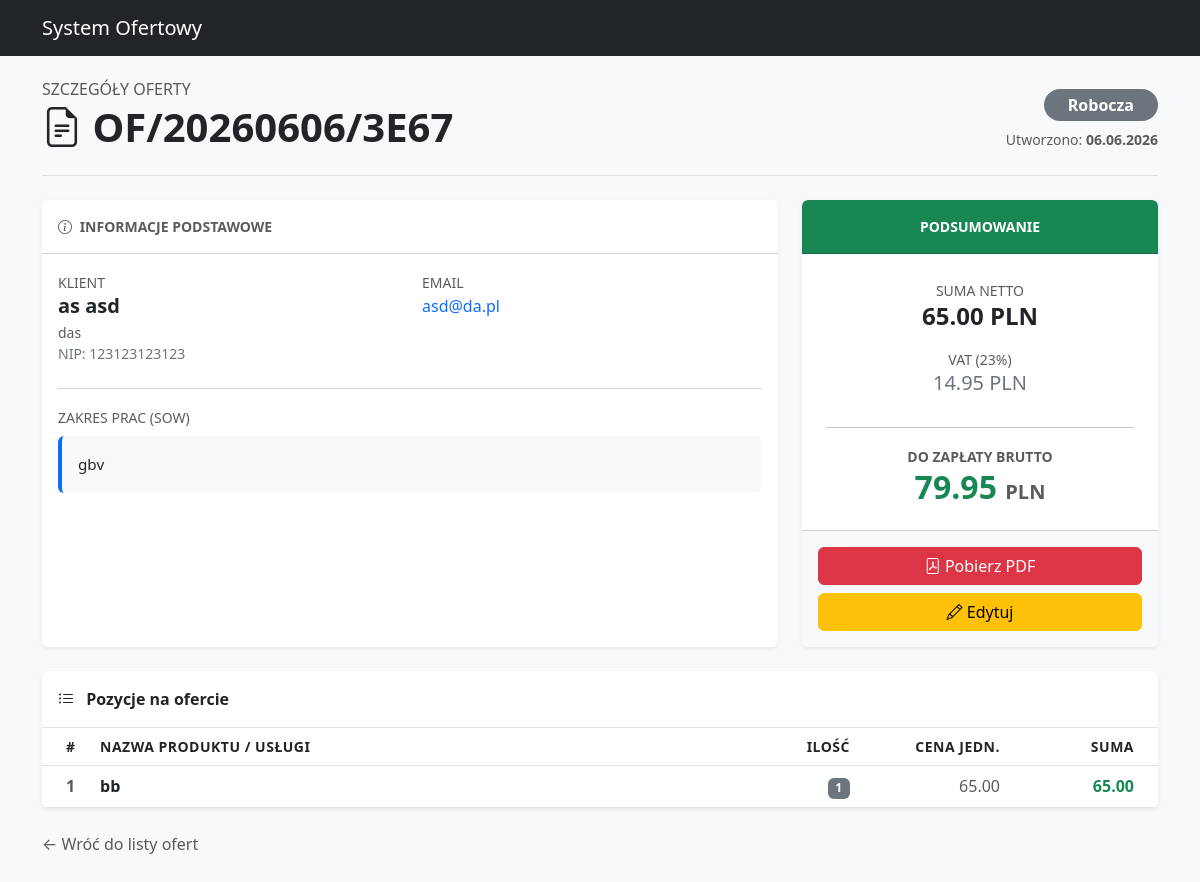
Before: /offers/8/ (signed in) with the older database file.
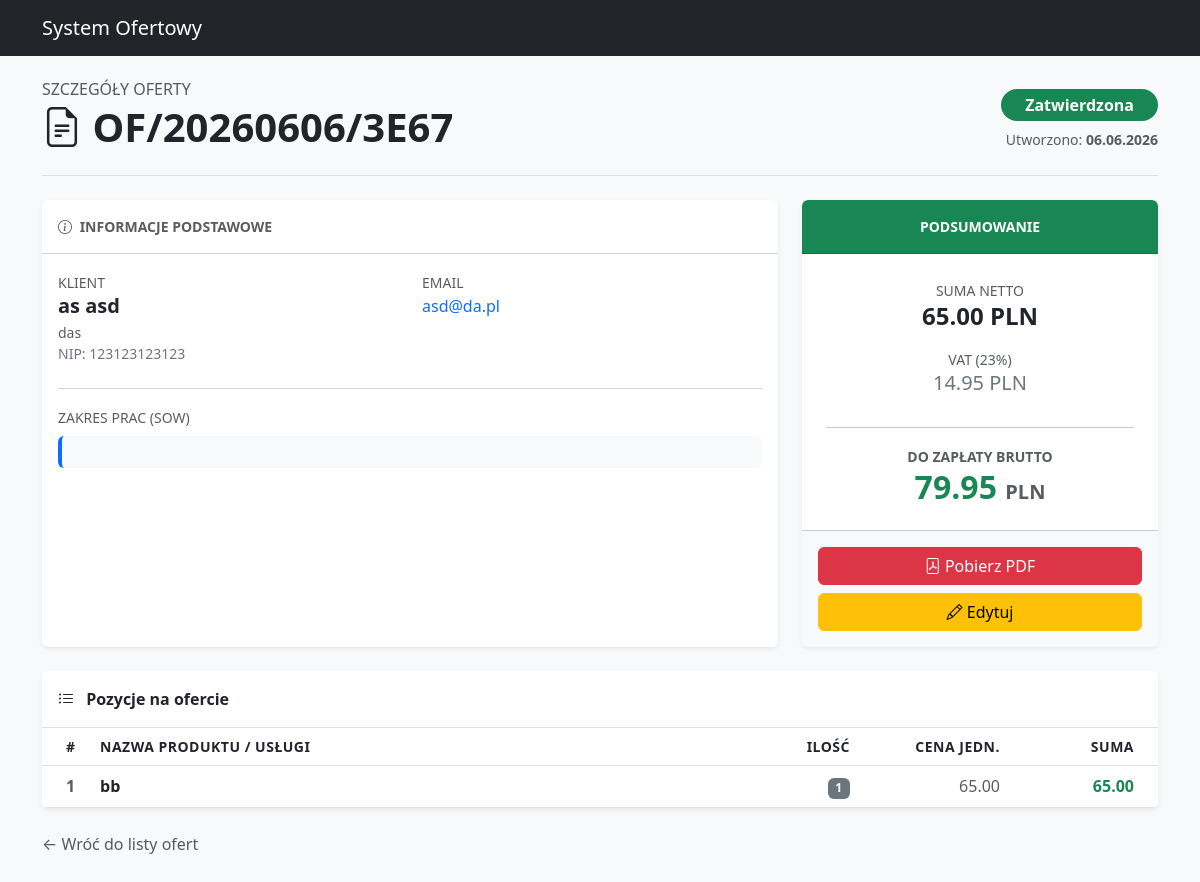
After: the same page with the newer database file.
### offers/models.py (models this page shows, shortened)
class Offer(models.Model):
    class Status(models.TextChoices):
        DRAFT = 'draft', _('Robocza')
        PENDING = 'pending', _('Oczekuje na akceptację')
        IN_CONSULTATION = 'consultation', _('Konsultacja')
        APPROVED = 'approved', _('Zatwierdzona')
        SENT = 'sent', _('Wysłana')
        REJECTED = 'rejected', _('Odrzucona')
    class PaymentMethod(models.TextChoices):  # NOWOŚĆ (6)
        TRANSFER = 'transfer', _('Przelew tradycyjny')
        SPLIT_PAYMENT = 'split', _('Przelew (Split Payment)')
        CASH = 'cash', _('Gotówka')
        CARD = 'card', _('Karta płatnicza')
    seller = models.ForeignKey(Seller, on_delete=models.PROTECT, verbose_name="Wystawca", null=True)
    offer_number = models.CharField(max_length=50, unique=True, verbose_name="Numer oferty")
    client = models.ForeignKey(Client, on_delete=models.CASCADE, verbose_name="Klient", null=True)
    status = models.CharField(max_length=20, choices=Status.choices, default=Status.DRAFT, verbose_name="Status")
    description = RichTextField(null=True, blank=True, help_text="Wstęp/Opis oferty")
    total_price = models.DecimalField(max_digits=10, decimal_places=2, default=0, verbose_name="Suma PLN")
    currency_rate = models.DecimalField(max_digits=6, decimal_places=4, default=1.0000,
                                        verbose_name="Kurs EUR (dla informacji)")
    created_at = models.DateTimeField(auto_now_add=True)
    updated_at = models.DateTimeField(auto_now=True)
    validity_days = models.PositiveIntegerField(default=14, verbose_name="Ważność oferty (dni)")
    payment_deadline_days = models.PositiveIntegerField(default=7, verbose_name="Termin płatności (dni)")
    payment_method = models.CharField(max_length=20, choices=PaymentMethod.choices, default=PaymentMethod.TRANSFER,
                                      verbose_name="Metoda płatności")
    rejection_reason = models.TextField(blank=True, null=True, verbose_name="Powód odrzucenia (CEO)")
    external_file = models.FileField(upload_to='offers_archive/', null=True, blank=True, verbose_name="Archiwalny PDF")
    created_by = models.ForeignKey(User, on_delete=models.SET_NULL, null=True, blank=True, verbose_name="Utworzył")
    @property
    def css_class(self):
        return f"status-{self.status}"
    class Meta:
        ordering = ['-created_at']
        verbose_name = "Oferta"
        verbose_name_plural = "Baza Ofert"
    def get_total_vat(self):
        return (self.total_price * Decimal('0.23')).quantize(Decimal('0.01'))
    def get_total_gross(self):
        return (self.total_price * Decimal('1.23')).quantize(Decimal('0.01'))

class Client(models.Model):
    company = models.ForeignKey(Company, on_delete=models.CASCADE, related_name='employees', verbose_name="Firma")
    first_name = models.CharField(max_length=100, verbose_name="Imię")
    last_name = models.CharField(max_length=100, verbose_name="Nazwisko")
    email = models.EmailField(verbose_name="Email")
    phone = models.CharField(max_length=20, blank=True, verbose_name="Telefon")
    position = models.CharField(max_length=100, blank=True,
                                verbose_name="Stanowisko")  # np. "Dyrektor IT" vs "Serwisant"
    class Meta:
        verbose_name = "Klient / Kontakt"
        verbose_name_plural = "Baza Klientów"

class Company(models.Model):
    name = models.CharField(max_length=200, verbose_name="Nazwa Firmy")
    nip = models.CharField(max_length=20, blank=True, null=True, verbose_name="NIP")
    address = models.TextField(verbose_name="Adres", blank=True)
    class Meta:
        verbose_name = "Firma"
        verbose_name_plural = "Baza Firm"

### offers/views.py (the view)
# urls.py: path('offers/<int:pk>/', views.offer_detail, name='offer_detail'),
@login_required
def offer_detail(request, pk):
    offer = get_object_or_404(Offer, pk=pk)
    return render(request, 'offers/offer_details.html', {'offer': offer})

### offers/models.py (called while the page is built)
    @property
    def total_price(self):
        return self.quantity * self.price_per_unit

### offers/templates/offers/offer_details.html (shortened to what the changed rows need)
{% load static %}
<!DOCTYPE html>
<html lang="pl">
<head>
    <link
            href="https://cdn.jsdelivr.net/npm/bootstrap@5.3.0/dist/css/bootstrap.min.css"
            rel="stylesheet"
    />
    <link
            rel="stylesheet"
            href="https://cdn.jsdelivr.net/npm/bootstrap-icons@1.10.0/font/bootstrap-icons.css"
    />
    <link rel="stylesheet" href="{% static 'offers/offer_details.css' %}"/>
</head>
<body class="bg-light">
<div class="container pb-5">
    <div
            class="d-flex justify-content-between align-items-center mb-4 pb-3 border-bottom"
    >
        <div>
            <h6 class="text-uppercase text-muted mb-1">Szczegóły Oferty</h6>
            <h2 class="fw-bold text-dark display-6">
                <i class="bi bi-file-earmark-text"></i> {{ offer.offer_number }}
            </h2>
        </div>
        <div class="text-end">
          <span
                  class="badge rounded-pill status-badge {{ offer.css_class }} px-4 py-2 fs-6"
          >
            {{ offer.get_status_display }}
          </span>
            <div class="text-muted small mt-2">
                Utworzono: <strong>{{ offer.created_at|date:"d.m.Y" }}</strong>
            </div>
        </div>
    </div>
    <div class="row g-4">
        <div class="col-lg-8">
            <div class="card shadow-sm border-0 h-100">
                <div class="card-body">
                    <div class="row mb-4">
                        <div class="col-md-6">
                            <label class="text-muted small text-uppercase">Klient</label>
                            <h5 class="fw-bold text-dark mb-0">
                                {{ offer.client.first_name }} {{ offer.client.last_name }}
                            </h5>
                            <div class="text-muted small mt-1">
                                {{ offer.client.company.name }}<br>
                                <span class="text-secondary">NIP: {{ offer.client.company.nip }}</span>
                            </div>
                        </div>
                        <div class="col-md-6">
                            <label class="text-muted small text-uppercase">Email</label>
                            <div class="text-primary">{{ offer.client.email }}</div>
                        </div>
                    </div>
                    <hr class="text-muted opacity-25"/>
                    <label class="text-muted small text-uppercase mb-2"
                    >Zakres prac (SOW)</label
                    >
                    <div class="description-box p-3 rounded">
                        {{ offer.description|safe }}
                    </div>
                </div>
            </div>
        </div>
        <div class="col-lg-4">
            <div class="card shadow-sm border-0 bg-white h-100">
                <div
                        class="card-body d-flex flex-column justify-content-center p-4"
                >
                    <div class="mb-3 text-center">
                        <span class="text-muted small text-uppercase">Suma Netto</span>
                        <h4 class="fw-bold text-dark mb-0">{{ offer.total_price }} PLN</h4>
                    </div>
                    <div class="mb-3 text-center">
                        <span class="text-muted small text-uppercase">VAT (23%)</span>
                        <h5 class="text-secondary mb-0">{{ offer.get_total_vat }} PLN</h5>
                    </div>
                    <div class="text-center">
                        <span class="text-muted small text-uppercase fw-bold">Do zapłaty Brutto</span>
                        <h2 class="fw-bold text-success mb-0">
                            {{ offer.get_total_gross }}
                            <small class="fs-5 text-muted">PLN</small>
                        </h2>
                    </div>
                </div>
            </div>
        </div>
    </div>
    <div class="card shadow-sm border-0 mt-4">
        <div class="table-responsive">
            <table class="table table-hover align-middle mb-0">
                <thead class="bg-light text-secondary small text-uppercase">
                <tr>
                    <th class="ps-4" style="width: 50px">#</th>
                    <th>Nazwa Produktu / Usługi</th>
                    <th class="text-end" style="width: 100px">Ilość</th>
                    <th class="text-end" style="width: 150px">Cena jedn.</th>
                    <th class="text-end pe-4" style="width: 150px">Suma</th>
                </tr>
                </thead>
            </table>
        </div>
    </div>
</div>
</body>
</html>

Changed rows visible on the page:
changed Offer "OF/20260606/3E67": status "Robocza" → "Zatwierdzona"; description "gbv" → (not shown)
